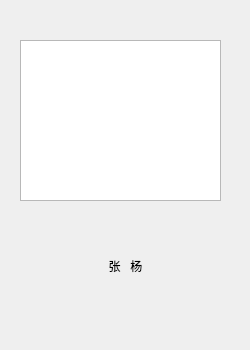
<?xml version="1.0" encoding="UTF-8"?>
<ui version="4.0">
 <class>Form</class>
 <widget class="QWidget" name="Form">
  <property name="geometry">
   <rect>
    <x>0</x>
    <y>0</y>
    <width>250</width>
    <height>350</height>
   </rect>
  </property>
  <property name="windowTitle">
   <string>Form</string>
  </property>
  <widget class="QWidget" name="verticalLayoutWidget">
   <property name="geometry">
    <rect>
     <x>20</x>
     <y>40</y>
     <width>201</width>
     <height>161</height>
    </rect>
   </property>
   <layout class="QVBoxLayout" name="verticalLayout">
    <item>
     <widget class="QGraphicsView" name="graphicsView"/>
    </item>
   </layout>
  </widget>
  <widget class="QLabel" name="label">
   <property name="geometry">
    <rect>
     <x>80</x>
     <y>250</y>
     <width>91</width>
     <height>31</height>
    </rect>
   </property>
   <property name="text">
    <string>张   杨</string>
   </property>
   <property name="textFormat">
    <enum>Qt::AutoText</enum>
   </property>
   <property name="alignment">
    <set>Qt::AlignCenter</set>
   </property>
  </widget>
 </widget>
 <resources/>
 <connections/>
</ui>
